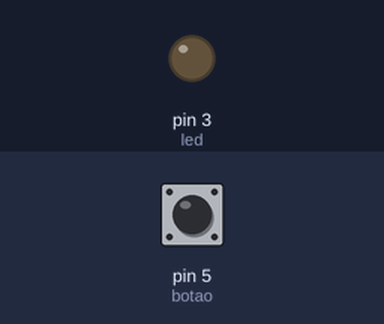
Bench run of a sketch on a simulated Arduino Uno, built with avr-gcc and run on an emulated ATmega328P. On the bench: output pins drawn as LEDs (lit = HIGH). The test bench sets the inputs (shaded band); at power-on: pin 5 (botao) HIGH.

Above: at 1.2 s.
1.3 s: pin 5 (botao) pulled LOW for 0.15 s
At 1.37 s:
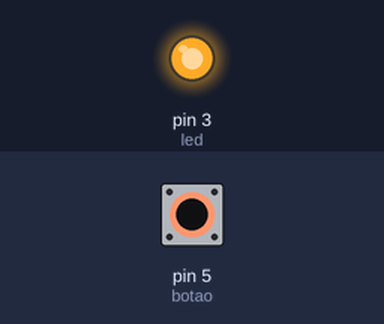
2.9 s: pin 5 (botao) pulled LOW for 3.2 s
At 6.4 s:
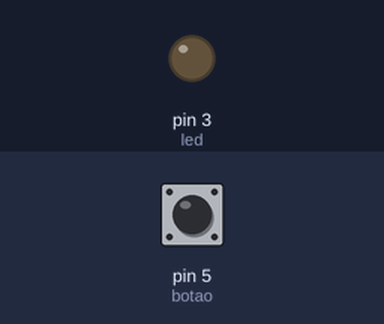
Timing chart, 0 to 7.9 s (numbered marks = the images above; inputs shaded):
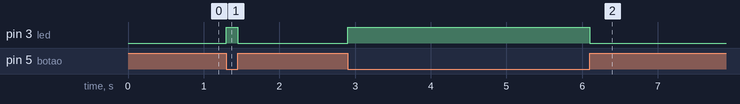

Measured:
- after the input at 1.3 s, pin 3 (led): LOW → HIGH at once, → LOW 0.15 s later
- after the input at 2.9 s, pin 3 (led): LOW → HIGH at once, → LOW 3.2 s later

The sketch:

atividade_2.ino
```cpp
int led = 3;
int botao = 5;
void setup()
{
  pinMode(led, OUTPUT);
  pinMode(botao, INPUT_PULLUP);
}

void loop(){
 int estadodobotao = digitalRead(botao);
  if (estadodobotao == LOW)
    digitalWrite(led, HIGH);


else
    digitalWrite(led, LOW);
}
```
